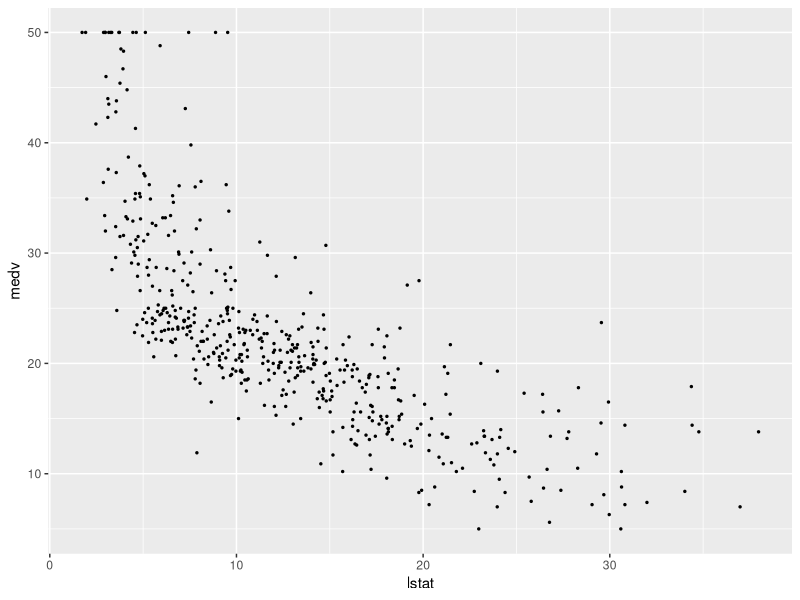
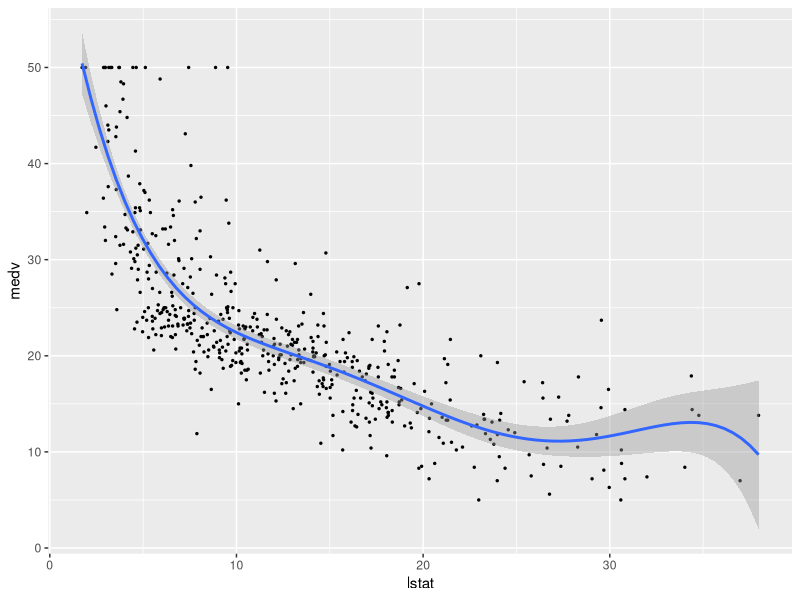
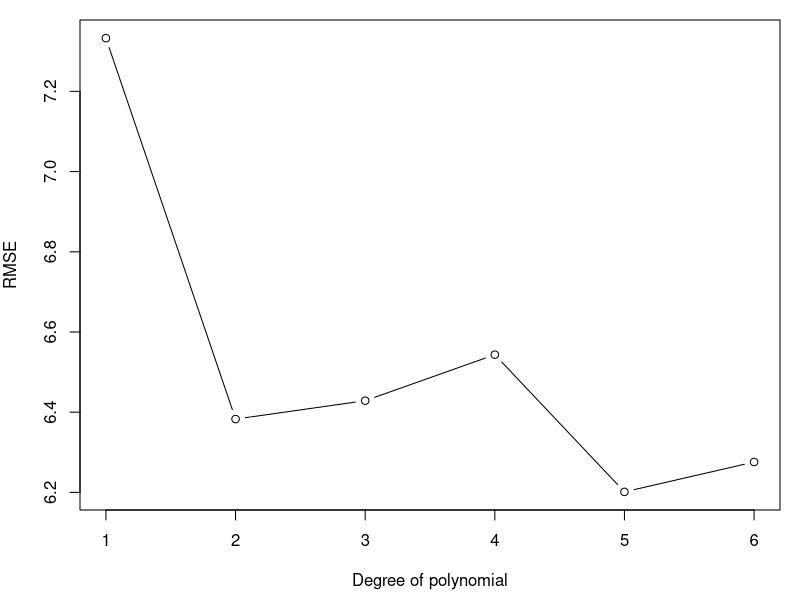
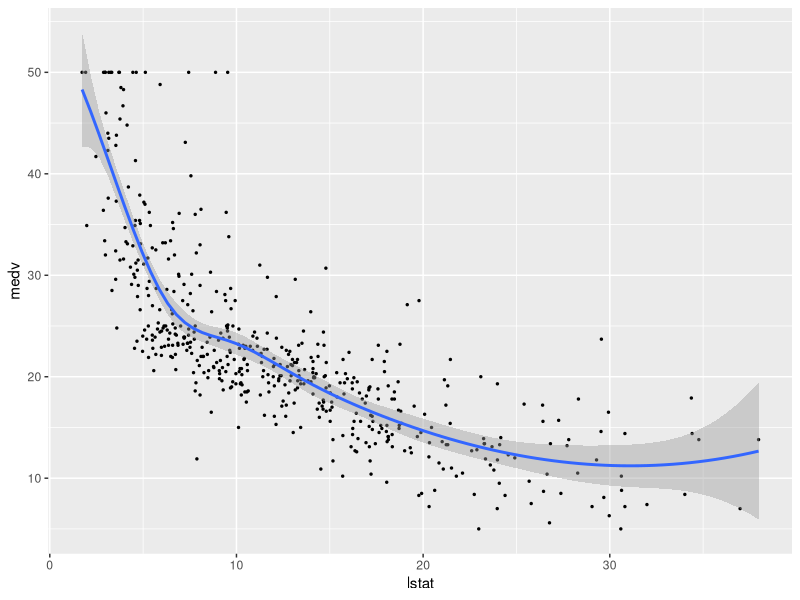

These figures' R source, in order:
## ----fig.width=3, fig.height=3, warning=F--------------------------------
library(MASS)
library(ggplot2)
ggplot(data=Boston, aes(lstat, medv)) + geom_point(size=0.5)


## ------------------------------------------------------------------------
lm2 <- lm(medv ~ lstat + I(lstat^2), data = Boston)
summary(lm2)


## ------------------------------------------------------------------------
lm3 <- lm(medv ~ poly(lstat, 3), data=Boston)
lm4 <- lm(medv ~ poly(lstat, 4), data=Boston)
lm5 <- lm(medv ~ poly(lstat, 5), data=Boston)
lm6 <- lm(medv ~ poly(lstat, 6), data=Boston)


## ------------------------------------------------------------------------
summary(lm5)


## ------------------------------------------------------------------------
summary(lm6)


## ----fig.width=4, fig.height=4, warning=F--------------------------------
ggplot(data=Boston, aes(lstat, medv)) +
  geom_point(size=0.5) +
  stat_smooth(method = 'lm', formula = y ~ poly(x, 5))


## ------------------------------------------------------------------------
compute_rmse <- function(y, y_pred) {
  n <- length(y)
  sqrt((1 / n) * sum((y - y_pred)^2))
}


## ------------------------------------------------------------------------
set.seed(100)
n <- nrow(Boston)
train <- sample(1:n, size=354)

lm1_train <- lm(medv ~ lstat, data=Boston, subset=train)
lm2_train <- lm(medv ~ poly(lstat, 2), data=Boston, subset=train)
lm3_train <- lm(medv ~ poly(lstat, 3), data=Boston, subset=train)
lm4_train <- lm(medv ~ poly(lstat, 4), data=Boston, subset=train)
lm5_train <- lm(medv ~ poly(lstat, 5), data=Boston, subset=train)
lm6_train <- lm(medv ~ poly(lstat, 6), data=Boston, subset=train)

rmse <- rep(0, 6)
y_test <- Boston$medv[-train]
new_x <- data.frame(lstat = Boston$lstat[-train])
y1_pred <- predict(lm1_train, newdata = new_x)
rmse[1] <- compute_rmse(y_test, y1_pred)
y2_pred <- predict(lm2_train, newdata = new_x)
rmse[2] <- compute_rmse(y_test, y2_pred)
y3_pred <- predict(lm3_train, newdata = new_x)
rmse[3] <- compute_rmse(y_test, y3_pred)
y4_pred <- predict(lm4_train, newdata = new_x)
rmse[4] <- compute_rmse(y_test, y4_pred)
y5_pred <- predict(lm5_train, newdata = new_x)
rmse[5] <- compute_rmse(y_test, y5_pred)
y6_pred <- predict(lm6_train, newdata = new_x)
rmse[6] <- compute_rmse(y_test, y6_pred)


## ----fig.width=4, fig.height=3-------------------------------------------
# print RMSE vector
rmse

par(mar=c(4.5,4,1,1)) # adjust margins
plot(c(1:6), rmse, xlab="Degree of polynomial", ylab="RMSE", type='b')


## ----fig.width=4.5, fig.height=4.5---------------------------------------
ggplot(data=Boston, aes(lstat, medv)) +
  geom_point(size=0.5) +
  stat_smooth(method = 'lm', formula = y ~ splines::bs(x,7))

